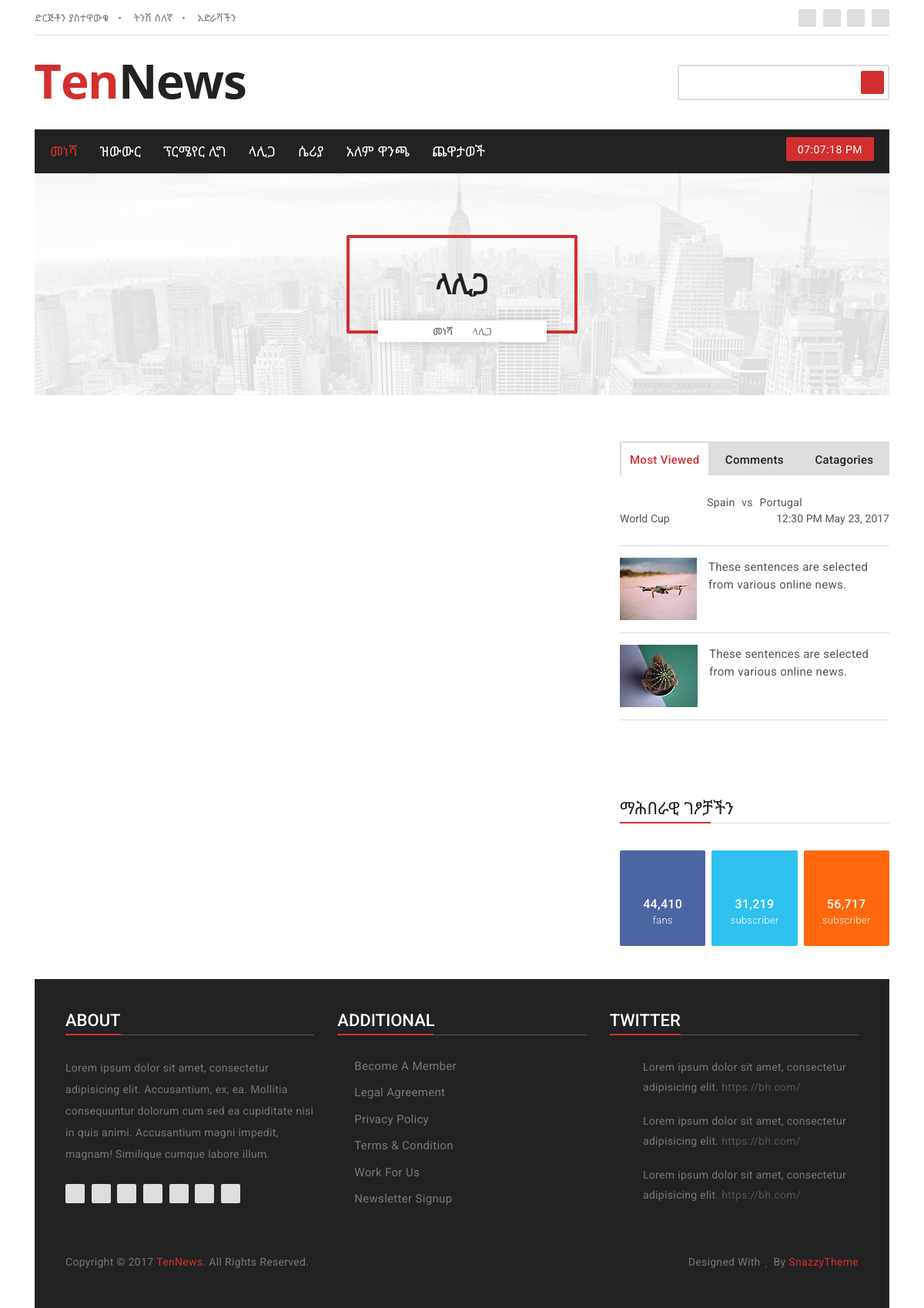
Before: /news/la-liga with the older database file.
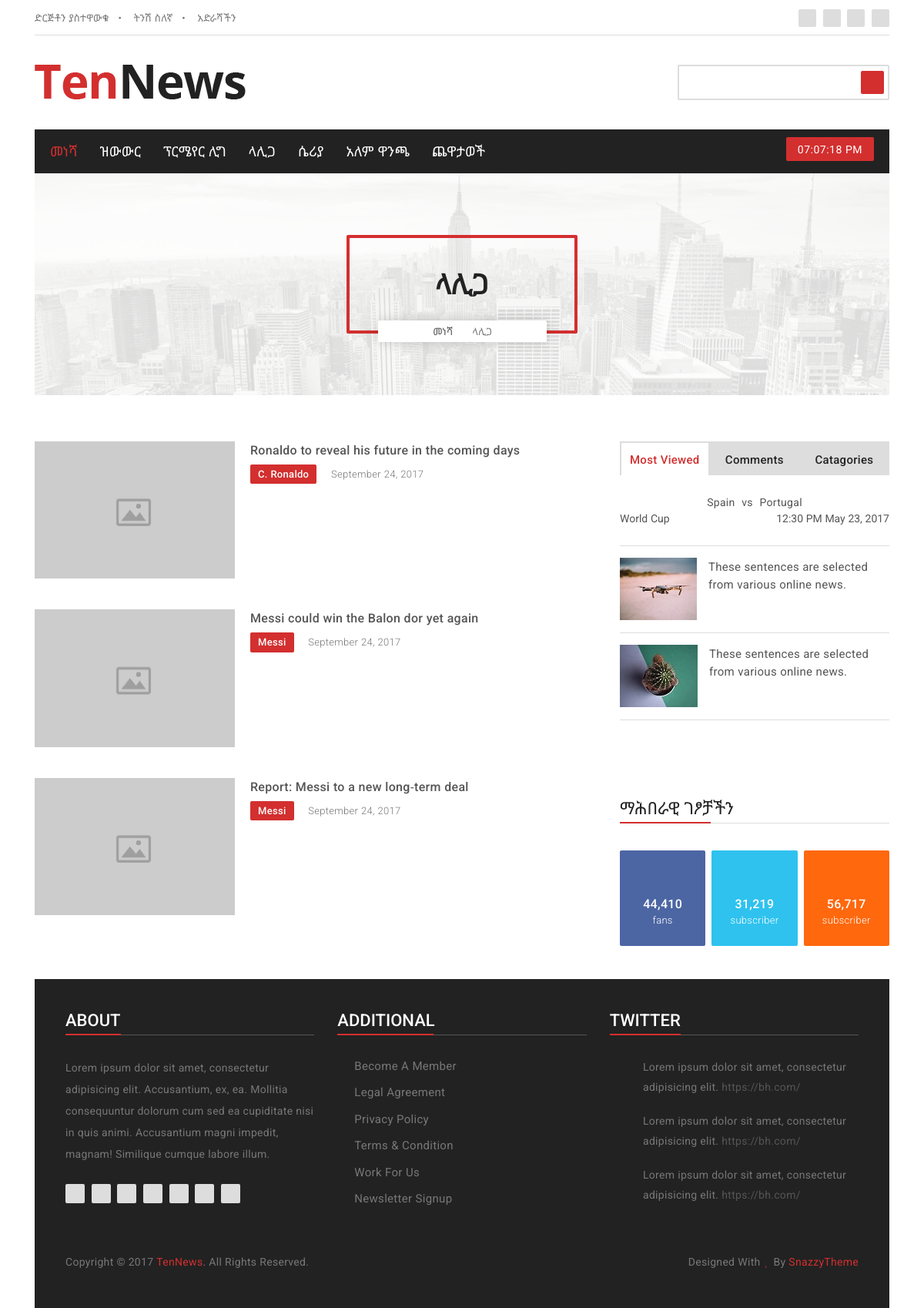
After: the same page with the newer database file.
### news/models.py (models this page shows, shortened)
class Base(models.Model):
    created_at = models.DateTimeField(
        'Created date',
        null=True, blank=True,
        auto_now_add=True,
        help_text='Record created date',
    )
    updated_at = models.DateTimeField(
        'Modified date',
        null=True, blank=True,
        auto_now=True,
        help_text='Record last updated date',
    )
    class Meta:
        abstract = True

class Tag(Base):
    title = models.CharField(max_length=120)
    translation = models.CharField(max_length=60)
    slug = models.SlugField(unique=True)
    class Meta:
        ordering = ['title', '-updated_at', ]

class Post(Base):
    STATUS_OPTIONS = (
        (0, 'Draft'),
        (1, 'Published'),
    )
    catagory = models.ForeignKey(
        Catagory,
        related_name='posts',
        on_delete=models.SET(handle_deleted_catagory)
    )
    author = models.ForeignKey(
        settings.AUTH_USER_MODEL,
        related_name='posts',
        null=True, blank=True,
        on_delete=models.SET_NULL,
    )
    tags = models.ManyToManyField(Tag, blank=True, related_name='posts')
    title = models.CharField(max_length=120)
    translation = models.CharField(max_length=60)
    slug = models.SlugField()
    thumbnail_sm = models.ImageField(
        upload_to='posts/thumbnails/',
        blank=True,
        help_text='100x81 pixels thumbnail'
    )
    picture = models.ImageField(upload_to='posts/pictures/', blank=True)
    body = models.TextField(blank=True)
    status = models.PositiveSmallIntegerField(
        choices=STATUS_OPTIONS,
        default=0,
    )
    published_at = models.DateTimeField(null=True, blank=True)
    featured = models.BooleanField(default=False)
    breaking = models.BooleanField(default=False)
    read_count = models.PositiveIntegerField(default=1)
    objects = PostManager()
    class Meta:
        ordering = ['-published_at', '-updated_at', '-status', ]
        get_latest_by = ['-published_at', ]

class Catagory(Base):
    title = models.CharField(max_length=120)
    translation = models.CharField(max_length=60)
    slug = models.SlugField()
    thumbnail = models.ImageField(
        upload_to='catagory/thumbnails/',
        blank=True,
        help_text='100x81 pixels thumbnail'
    )
    picture = models.ImageField(
        upload_to='catagory/pictures/',
        blank=True
    )
    class Meta:
        verbose_name = 'News Catagory'
        verbose_name_plural = 'News Catagories'
        ordering = ['title', '-updated_at', ]

### news/views.py (the view)
# urls.py: path('<str:slug>', views.PostList.as_view(), name='post-list'),
class PostList(ListView):
    model = models.Post
    paginate_by = 7
    def get_queryset(self, *args, **kwargs):
        tag = get_object_or_404(models.Tag, slug=self.kwargs['slug'])
        return tag.posts.filter(status=1)
    def get_context_data(self, *args, **kwargs):
        context = super().get_context_data(*args, **kwargs)
        tag = get_object_or_404(models.Tag, slug=self.kwargs['slug'])
        context['page_name'] = tag.title
        return context

### news/templates/news/post_list.html (shortened to what this page needs)
{% extends 'base.html' %}
{% load static %}
{% block heading %}
<section class="p-heading text-center">
    <div class="container">
        <div class="page-bg">
            <div class="row">
                <div class="col-md-12">
                    <div class="p-content">
                        <h4>{{ page_name }}</h4>
                        <ul class="list-unstyled list-inline">
                            <li class="list-inline-item"><a href="{% url 'news:index' %}">መነሻ</a></li>
                            <li class="list-inline-item"><i class="fa fa-long-arrow-right" aria-hidden="true"></i>{{ page_name }}</li>
                        </ul>
                    </div>
                </div>
            </div>
        </div>
    </div>
</section>
{% endblock heading %}
{% block content %}
<section class="catagory">
    <div class="container">
        <div class="row">
            <div class="col-lg-8 col-md-12">
                {% for post in post_list %}
                <div class="catagory-content clearfix">
                    <div class="cat-img">
                        <a href="{% url 'news:post-detail' post.id post.slug %}">
                            {% if post.picture %}
                            <img src="{{ post.picture.url }}" alt="{{ post.title }}" class="img-fluid" width="260" height="169">
                            {% else %}
                            <img src="{{ post.catagory.picture.url }}" alt="{{ post.title }}" class="img-fluid" width="260" height="169">
                            {% endif %}
                        </a>
                    </div>
                    <div class="img-content">
                        <h6><a href="{% url 'news:post-detail' post.id post.slug %}">{{ post.title }}</a></h6>
                        <ul class="list-unstyled list-inline">
                            <li class="list-inline-item">{{ post.catagory.title }}</li>
                            <li class="list-inline-item">September 24, 2017</li>
                        </ul>
                    </div>
                </div>
                {% endfor %}
            </div>
            <div class="col-lg-4 col-md-12">
                {% include 'partials/sidebar.html' %}
            </div>
        </div>
    </div>
</section>
{% endblock content %}

Changed rows visible on the page:
added Post: catagory.picture (placeholder picture), title "Ronaldo to reveal his future in the coming days", catagory "C. Ronaldo"
added Post: catagory.picture (placeholder picture), title "Messi could win the Balon dor yet again", catagory "Messi"
added Post: catagory.picture (placeholder picture), title "Report: Messi to a new long-term deal", catagory "Messi"
